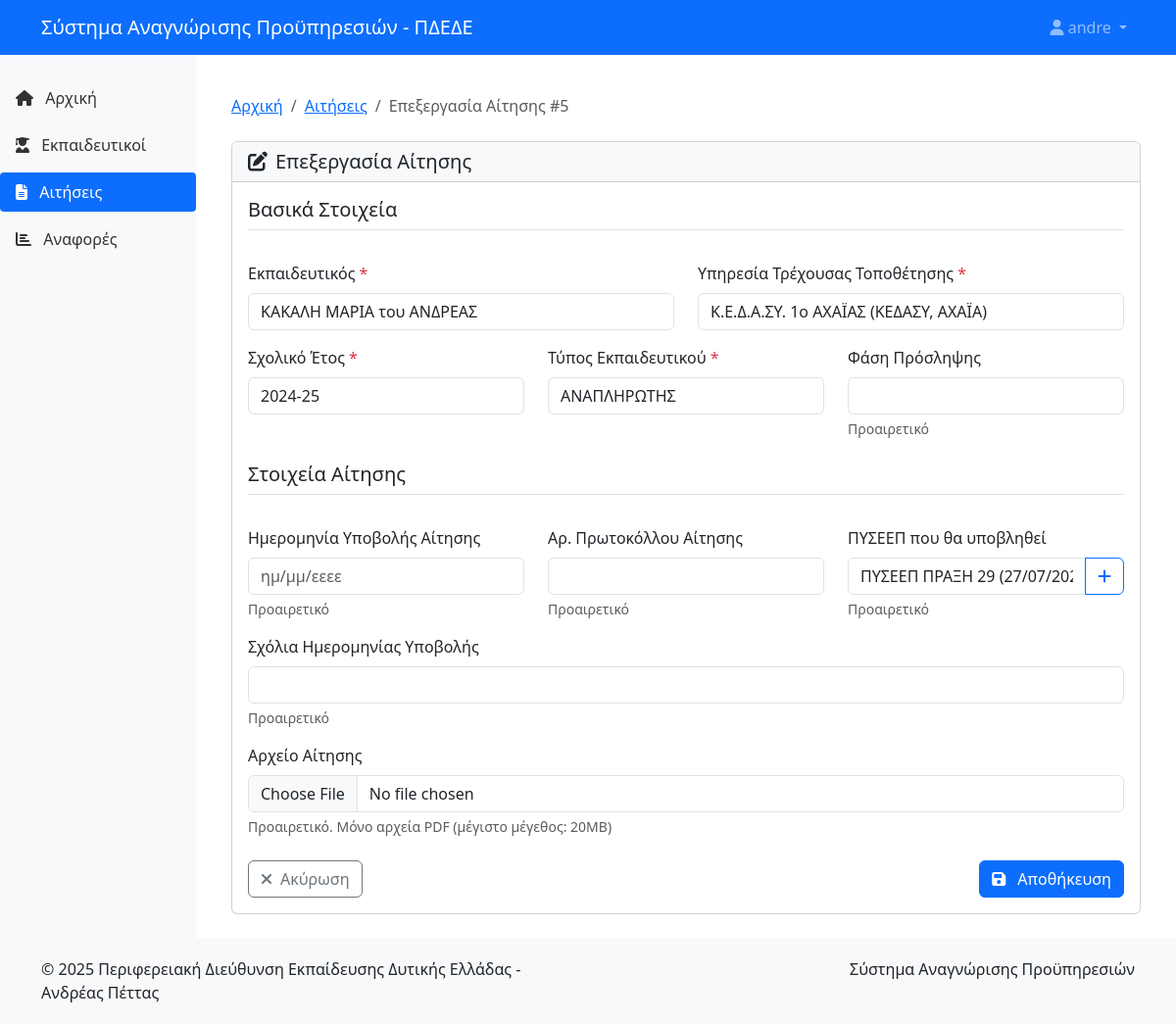
The page /applications/5/edit/ (signed in) on the database its author committed.
### proipiresia/models.py (models this page shows, shortened)
class Application(models.Model):
    STATUS_CHOICES = [
        ('NEW', 'Νέα αίτηση'),
        ('PENDING_DOCS', 'Σε αναμονή δικαιολογητικών'),
        ('READY_FOR_PYSEEP', 'Έτοιμη για ΠΥΣΕΕΠ'),
        ('COMPLETED', 'Ολοκληρωμένη από ΠΥΣΕΕΠ'),
    ]
    teacher = models.ForeignKey(Teacher, on_delete=models.CASCADE, verbose_name="Εκπαιδευτικός")
    current_service = models.ForeignKey(Service, on_delete=models.CASCADE, verbose_name="Υπηρεσία Τρέχουσας Τοποθέτησης")
    school_year = models.ForeignKey(SchoolYear, on_delete=models.CASCADE, verbose_name="Σχολικό Έτος")
    employee_type = models.ForeignKey(EmployeeType, on_delete=models.CASCADE, verbose_name="Τύπος Εκπαιδευτικού")
    recruitment_phase = models.CharField(max_length=100, blank=True, null=True, verbose_name="Φάση Πρόσληψης")
    submission_date = models.DateField(blank=True, null=True, verbose_name="Ημερομηνία Υποβολής Αίτησης")
    submission_comments = models.CharField(max_length=255, blank=True, null=True, verbose_name="Σχόλια Ημερομηνίας Υποβολής")
    protocol_number = models.CharField(max_length=100, blank=True, null=True, verbose_name="Αρ. Πρωτοκόλλου Αίτησης")
    pyseep = models.ForeignKey(PYSEEP, on_delete=models.SET_NULL, blank=True, null=True, verbose_name="ΠΥΣΕΕΠ που θα υποβληθεί")
    status = models.CharField(max_length=20, choices=STATUS_CHOICES, default='NEW', verbose_name="Κατάσταση")
    created_at = models.DateTimeField(auto_now_add=True, verbose_name="Ημερομηνία Δημιουργίας")
    updated_at = models.DateTimeField(auto_now=True, verbose_name="Ημερομηνία Ενημέρωσης")
    created_by = models.ForeignKey('auth.User', on_delete=models.SET_NULL, null=True, related_name='created_applications', verbose_name="Δημιουργήθηκε από")
    updated_by = models.ForeignKey('auth.User', on_delete=models.SET_NULL, null=True, related_name='updated_applications', verbose_name="Ενημερώθηκε από")
    version = models.PositiveIntegerField(default=1, verbose_name="Έκδοση")
    is_active = models.BooleanField(default=True, verbose_name="Ενεργή")
    def application_file_path(instance, filename):
        ext = filename.split('.')[-1]
        filename = f"{uuid.uuid4()}.{ext}"
        return os.path.join('applications', str(instance.teacher.id), filename)
    application_file = models.FileField(
        upload_to=application_file_path,
        blank=True,
        null=True,
        verbose_name="Αρχείο Αίτησης",
        validators=[
            FileExtensionValidator(allowed_extensions=['pdf']),
        ]
    )
    class Meta:
        verbose_name = "Αίτηση"
        verbose_name_plural = "Αιτήσεις"
        ordering = ['-created_at']

### proipiresia/views.py (the view, shortened to what this page needs)
# urls.py: path('applications/<int:pk>/edit/', views.ApplicationUpdateView.as_view(), name='application-update'),
class ApplicationUpdateView(LoginRequiredMixin, UpdateView):
    model = Application
    form_class = ApplicationForm
    template_name = 'proipiresia/application_form.html'
    def get_context_data(self, **kwargs):
        context = super().get_context_data(**kwargs)
        context['school_years'] = SchoolYear.objects.all().order_by('-name')
        return context

### proipiresia/forms.py (shortened to what this page needs)
class ApplicationForm(forms.ModelForm):
    class Meta:
        model = Application
        fields = (
            'teacher', 'current_service', 'school_year', 'employee_type',
            'recruitment_phase', 'submission_date', 'submission_comments',
            'protocol_number', 'pyseep', 'application_file'
        )
        widgets = {
            'teacher': forms.Select(attrs={'class': 'form-control'}),
            'current_service': forms.Select(attrs={'class': 'form-control'}),
            'school_year': forms.Select(attrs={'class': 'form-control'}),
            'employee_type': forms.Select(attrs={'class': 'form-control'}),
            'recruitment_phase': forms.TextInput(attrs={'class': 'form-control'}),
            'submission_date': GreekDateInput(),
            'submission_comments': forms.TextInput(attrs={'class': 'form-control'}),
            'protocol_number': forms.TextInput(attrs={'class': 'form-control'}),
            'pyseep': forms.Select(attrs={'class': 'form-control'}),
            'application_file': forms.FileInput(attrs={'class': 'form-control'}),
        }

### proipiresia/forms.py (called while the page is built, shortened)
    def format_value(self, value):
        return ''

### proipiresia/models.py (called while the page is built)
    def __str__(self):
        return f"{self.last_name} {self.first_name} του {self.father_name}"

    def __str__(self):
        return f"{self.name} ({self.get_category_display()}, {self.get_prefecture_display()})"

    def __str__(self):
        return self.name

    def __str__(self):
        return self.name

    def __str__(self):
        return f"ΠΥΣΕΕΠ {self.act_number} ({self.date.strftime('%d/%m/%Y')})"

### proipiresia/templates/proipiresia/application_form.html (shortened to what this page needs)
{% extends 'proipiresia/base.html' %}
{% block content %}
<div class="container py-4">
    <nav aria-label="breadcrumb" class="mb-4">
        <ol class="breadcrumb">
            <li class="breadcrumb-item"><a href="{% url 'home' %}">Αρχική</a></li>
            <li class="breadcrumb-item"><a href="{% url 'application-list' %}">Αιτήσεις</a></li>
            <li class="breadcrumb-item active" aria-current="page">
                {% if form.instance.id %}
                Επεξεργασία Αίτησης #{{ form.instance.id }}
                {% else %}
                Νέα Αίτηση
                {% endif %}
            </li>
        </ol>
    </nav>
    <div class="card">
        <div class="card-header bg-light">
            <h5 class="mb-0">
                {% if form.instance.id %}
                <i class="fas fa-edit me-2"></i>Επεξεργασία Αίτησης
                {% else %}
                <i class="fas fa-file-plus me-2"></i>Νέα Αίτηση
                {% endif %}
            </h5>
        </div>
        <div class="card-body">
            <form method="post" enctype="multipart/form-data" novalidate>
                <div class="row mb-4">
                    <div class="col-12">
                        <h5 class="border-bottom pb-2">Βασικά Στοιχεία</h5>
                    </div>
                </div>
                <div class="row mb-3">
                    <div class="col-md-6">
                        <label for="{{ form.teacher.id_for_label }}" class="form-label">{{ form.teacher.label }} <span class="text-danger">*</span></label>
                        {{ form.teacher }}
                    </div>
                    <div class="col-md-6">
                        <label for="{{ form.current_service.id_for_label }}" class="form-label">{{ form.current_service.label }} <span class="text-danger">*</span></label>
                        {{ form.current_service }}
                    </div>
                </div>
                <div class="row mb-3">
                    <div class="col-md-4">
                        <label for="{{ form.school_year.id_for_label }}" class="form-label">{{ form.school_year.label }} <span class="text-danger">*</span></label>
                        {{ form.school_year }}
                    </div>
                    <div class="col-md-4">
                        <label for="{{ form.employee_type.id_for_label }}" class="form-label">{{ form.employee_type.label }} <span class="text-danger">*</span></label>
                        {{ form.employee_type }}
                    </div>
                    <div class="col-md-4">
                        <label for="{{ form.recruitment_phase.id_for_label }}" class="form-label">{{ form.recruitment_phase.label }}</label>
                        {{ form.recruitment_phase }}
                        <div class="form-text">Προαιρετικό</div>
                    </div>
                </div>
                <div class="row mb-4 mt-4">
                    <div class="col-12">
                        <h5 class="border-bottom pb-2">Στοιχεία Αίτησης</h5>
                    </div>
                </div>
                <div class="row mb-3">
                    <div class="col-md-4">
                        <label for="{{ form.submission_date.id_for_label }}" class="form-label">{{ form.submission_date.label }}</label>
                        {{ form.submission_date }}
                        <div class="form-text">Προαιρετικό</div>
                    </div>
                    <div class="col-md-4">
                        <label for="{{ form.protocol_number.id_for_label }}" class="form-label">{{ form.protocol_number.label }}</label>
                        {{ form.protocol_number }}
                        <div class="form-text">Προαιρετικό</div>
                    </div>
                    <div class="col-md-4">
                        <label for="{{ form.pyseep.id_for_label }}" class="form-label">{{ form.pyseep.label }}</label>
                        <div class="input-group">
                            {{ form.pyseep }}
                            <button type="button" class="btn btn-outline-primary" id="addPyseepBtn" data-bs-toggle="tooltip" title="Προσθήκη νέου ΠΥΣΕΕΠ">
                                <i class="fas fa-plus"></i>
                            </button>
                        </div>
                        <div class="form-text">Προαιρετικό</div>
                    </div>
                </div>
                <div class="row mb-3">
                    <div class="col-md-12">
                        <label for="{{ form.submission_comments.id_for_label }}" class="form-label">{{ form.submission_comments.label }}</label>
                        {{ form.submission_comments }}
                        <div class="form-text">Προαιρετικό</div>
                    </div>
                </div>
                <div class="row mb-3">
                    <div class="col-md-12">
                        <label for="{{ form.application_file.id_for_label }}" class="form-label">{{ form.application_file.label }}</label>
                        {{ form.application_file }}
                        <div class="form-text">Προαιρετικό. Μόνο αρχεία PDF (μέγιστο μέγεθος: 20MB)</div>
                    </div>
                </div>
                <div class="d-flex justify-content-between mt-4">
                    <a href="{% if form.instance.id %}{% url 'application-detail' form.instance.id %}{% else %}{% url 'application-list' %}{% endif %}" class="btn btn-outline-secondary">
                        <i class="fas fa-times me-2"></i>Ακύρωση
                    </a>
                    <button type="submit" class="btn btn-primary">
                        <i class="fas fa-save me-2"></i>
                        {% if form.instance.id %}
                        Αποθήκευση
                        {% else %}
                        Δημιουργία
                        {% endif %}
                    </button>
                </div>
            </form>
        </div>
    </div>
</div>
{% endblock %}

### proipiresia/templates/proipiresia/base.html (shortened to what this page needs)
<!DOCTYPE html>
<html lang="el">
<head>
    <link href="https://cdn.jsdelivr.net/npm/bootstrap@5.3.0/dist/css/bootstrap.min.css" rel="stylesheet">
    <link rel="stylesheet" href="https://cdnjs.cloudflare.com/ajax/libs/font-awesome/6.4.0/css/all.min.css">
    <link rel="stylesheet" href="https://code.jquery.com/ui/1.13.2/themes/base/jquery-ui.css">
</head>
<body>
    <nav class="navbar navbar-expand-lg navbar-dark bg-primary fixed-top">
        <div class="container">
            <a class="navbar-brand" href="{% url 'home' %}">
                <span>Σύστημα Αναγνώρισης Προϋπηρεσιών - ΠΔΕΔΕ</span>
            </a>
            <div class="collapse navbar-collapse" id="navbarNav">
                <ul class="navbar-nav ms-auto">
                    {% if user.is_authenticated %}
                    <li class="nav-item dropdown">
                        <a class="nav-link dropdown-toggle" href="#" id="navbarDropdown" role="button" data-bs-toggle="dropdown" aria-expanded="false">
                            <i class="fas fa-user"></i> {{ user.get_full_name|default:user.username }}
                        </a>
                    </li>
                    {% else %}
                    <li class="nav-item">
                        <a class="nav-link" href="{% url 'login' %}"><i class="fas fa-sign-in-alt"></i> Σύνδεση</a>
                    </li>
                    {% endif %}
                </ul>
            </div>
        </div>
    </nav>
    <div class="container-fluid">
        <div class="row">
            {% if user.is_authenticated %}
            <div class="col-md-3 col-lg-2 d-md-block sidebar collapse">
                <div class="position-sticky">
                    <ul class="nav flex-column">
                        <li class="nav-item">
                            <a class="nav-link {% if request.path == '/' %}active{% endif %}" href="{% url 'home' %}">
                                <i class="fas fa-home"></i> Αρχική
                            </a>
                        </li>
                        <li class="nav-item">
                            <a class="nav-link {% if '/teachers/' in request.path %}active{% endif %}" href="{% url 'teacher-list' %}">
                                <i class="fas fa-user-graduate"></i> Εκπαιδευτικοί
                            </a>
                        </li>
                        <li class="nav-item">
                            <a class="nav-link {% if '/applications/' in request.path %}active{% endif %}" href="{% url 'application-list' %}">
                                <i class="fas fa-file-alt"></i> Αιτήσεις
                            </a>
                        </li>
                        <li class="nav-item">
                            <a class="nav-link {% if '/reports/' in request.path %}active{% endif %}" href="{% url 'generate-report' %}">
                                <i class="fas fa-chart-bar"></i> Αναφορές
                            </a>
                        </li>
                    </ul>
                </div>
            </div>
            <main class="col-md-9 ms-sm-auto col-lg-10 px-md-4 content">
            {% else %}
            <main class="col-12 content">
            {% endif %}
                <div class="mt-3">
                    {% block content %}{% endblock %}
                </div>
            </main>
        </div>
    </div>
    <footer class="footer">
        <div class="container">
            <div class="row">
                <div class="col-md-6">
                    <p class="mb-0">&copy; {% now "Y" %} Περιφερειακή Διεύθυνση Εκπαίδευσης Δυτικής Ελλάδας - Ανδρέας Πέττας</p>
                </div>
                <div class="col-md-6 text-md-end">
                    <p class="mb-0">Σύστημα Αναγνώρισης Προϋπηρεσιών</p>
                </div>
            </div>
        </div>
    </footer>
</body>
</html>

### proipiresia/templates/proipiresia/base.html (style rules this page uses)
body { padding-top: 56px; min-height: 100vh; display: flex; flex-direction: column; }
.content { flex: 1; }
.footer { margin-top: auto; padding: 20px 0; background-color: #f8f9fa; }
.sidebar { min-height: calc(100vh - 56px); background-color: #f8f9fa; padding: 20px 0; }
.sidebar .nav-link { color: #333; padding: 8px 16px; margin: 4px 0; border-radius: 4px; }
.sidebar .nav-link.active { background-color: #0d6efd; color: white; }
.sidebar .nav-link i { margin-right: 8px; }

### rows shown on the page
Application: instance.id "5", teacher "ΚΑΚΑΛΗ ΜΑΡΙΑ του ΑΝΔΡΕΑΣ", current_service "Κ.Ε.Δ.Α.ΣΥ. 1ο ΑΧΑΪΑΣ (ΚΕΔΑΣΥ, ΑΧΑΪΑ)", school_year "2024-25", employee_type "ΑΝΑΠΛΗΡΩΤΗΣ", pyseep "ΠΥΣΕΕΠ ΠΡΑΞΗ 29 (27/07/2025)"

### other values the page prints
{{ user.get_full_name|default:user.username }} "andre"
